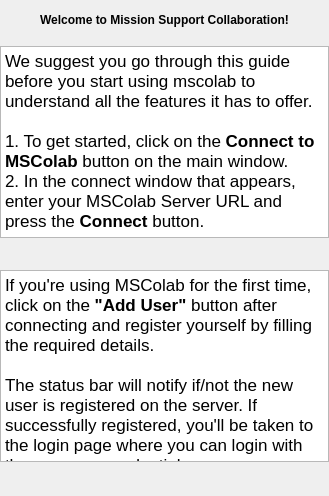
       <widget class="QWidget" name="connectingTab">
        <attribute name="title">
         <string>Connecting</string>
        </attribute>
        <layout class="QGridLayout" name="gridLayout_4">
         <property name="leftMargin">
          <number>0</number>
         </property>
         <property name="topMargin">
          <number>0</number>
         </property>
         <property name="rightMargin">
          <number>0</number>
         </property>
         <property name="bottomMargin">
          <number>0</number>
         </property>
         <property name="spacing">
          <number>-1</number>
         </property>
         <item row="0" column="0">
          <layout class="QVBoxLayout" name="verticalLayout_3" stretch="0,1,0,1,0">
           <property name="spacing">
            <number>-1</number>
           </property>
           <item>
            <layout class="QHBoxLayout" name="horizontalLayout_8">
             <property name="topMargin">
              <number>10</number>
             </property>
             <property name="bottomMargin">
              <number>10</number>
             </property>
             <item>
              <spacer name="horizontalSpacer_14">
               <property name="orientation">
                <enum>Qt::Horizontal</enum>
               </property>
               <property name="sizeHint" stdset="0">
                <size>
                 <width>40</width>
                 <height>20</height>
                </size>
               </property>
              </spacer>
             </item>
             <item>
              <widget class="QLabel" name="label_9">
               <property name="font">
                <font>
                 <weight>75</weight>
                 <bold>true</bold>
                </font>
               </property>
               <property name="text">
                <string>Welcome to Mission Support Collaboration!</string>
               </property>
              </widget>
             </item>
             <item>
              <spacer name="horizontalSpacer_15">
               <property name="orientation">
                <enum>Qt::Horizontal</enum>
               </property>
               <property name="sizeHint" stdset="0">
                <size>
                 <width>40</width>
                 <height>20</height>
                </size>
               </property>
              </spacer>
             </item>
            </layout>
           </item>
           <item>
            <widget class="QTextEdit" name="textEdit_17">
             <property name="sizePolicy">
              <sizepolicy hsizetype="Expanding" vsizetype="Maximum">
               <horstretch>0</horstretch>
               <verstretch>0</verstretch>
              </sizepolicy>
             </property>
             <property name="verticalScrollBarPolicy">
              <enum>Qt::ScrollBarAlwaysOff</enum>
             </property>
             <property name="horizontalScrollBarPolicy">
              <enum>Qt::ScrollBarAlwaysOff</enum>
             </property>
             <property name="readOnly">
              <bool>true</bool>
             </property>
             <property name="html">
              <string>&lt;!DOCTYPE HTML PUBLIC &quot;-//W3C//DTD HTML 4.0//EN&quot; &quot;http://www.w3.org/TR/REC-html40/strict.dtd&quot;&gt;
&lt;html&gt;&lt;head&gt;&lt;meta name=&quot;qrichtext&quot; content=&quot;1&quot; /&gt;&lt;style type=&quot;text/css&quot;&gt;
p, li { white-space: pre-wrap; }
&lt;/style&gt;&lt;/head&gt;&lt;body style=&quot; font-family:'.AppleSystemUIFont'; font-size:13pt; font-weight:400; font-style:normal;&quot;&gt;
&lt;p style=&quot; margin-top:0px; margin-bottom:0px; margin-left:0px; margin-right:0px; -qt-block-indent:0; text-indent:0px;&quot;&gt;&lt;span style=&quot; font-family:'.SF NS Text';&quot;&gt;We suggest you go through this guide before you start using mscolab to understand all the features it has to offer.&lt;br /&gt;&lt;br /&gt;1. To get started, click on the &lt;/span&gt;&lt;span style=&quot; font-family:'.SF NS Text'; font-weight:600;&quot;&gt;Connect to MSColab&lt;/span&gt;&lt;span style=&quot; font-family:'.SF NS Text';&quot;&gt; button on the main window.&lt;/span&gt;&lt;/p&gt;
&lt;p style=&quot; margin-top:0px; margin-bottom:0px; margin-left:0px; margin-right:0px; -qt-block-indent:0; text-indent:0px;&quot;&gt;&lt;span style=&quot; font-family:'.SF NS Text';&quot;&gt;2. In the connect window that appears, enter your MSColab Server URL and press the &lt;/span&gt;&lt;span style=&quot; font-family:'.SF NS Text'; font-weight:600;&quot;&gt;Connect&lt;/span&gt;&lt;span style=&quot; font-family:'.SF NS Text';&quot;&gt; button.&lt;/span&gt;&lt;/p&gt;
&lt;p style=&quot;-qt-paragraph-type:empty; margin-top:0px; margin-bottom:0px; margin-left:0px; margin-right:0px; -qt-block-indent:0; text-indent:0px; font-family:'.SF NS Text';&quot;&gt;&lt;br /&gt;&lt;/p&gt;&lt;/body&gt;&lt;/html&gt;</string>
             </property>
            </widget>
           </item>
           <item>
            <layout class="QHBoxLayout" name="horizontalLayout_9">
             <item>
              <spacer name="horizontalSpacer_16">
               <property name="orientation">
                <enum>Qt::Horizontal</enum>
               </property>
               <property name="sizeHint" stdset="0">
                <size>
                 <width>40</width>
                 <height>20</height>
                </size>
               </property>
              </spacer>
             </item>
             <item>
              <widget class="QLabel" name="label_10">
               <property name="text">
                <string/>
               </property>
               <property name="pixmap">
                <pixmap resource="../resources/resources.qrc">:/images/mscolab-help/connect.png</pixmap>
               </property>
               <property name="scaledContents">
                <bool>true</bool>
               </property>
              </widget>
             </item>
             <item>
              <spacer name="horizontalSpacer_17">
               <property name="orientation">
                <enum>Qt::Horizontal</enum>
               </property>
               <property name="sizeHint" stdset="0">
                <size>
                 <width>40</width>
                 <height>20</height>
                </size>
               </property>
              </spacer>
             </item>
            </layout>
           </item>
           <item>
            <widget class="QTextEdit" name="textEdit_18">
             <property name="verticalScrollBarPolicy">
              <enum>Qt::ScrollBarAlwaysOff</enum>
             </property>
             <property name="horizontalScrollBarPolicy">
              <enum>Qt::ScrollBarAlwaysOff</enum>
             </property>
             <property name="readOnly">
              <bool>true</bool>
             </property>
             <property name="html">
              <string>&lt;!DOCTYPE HTML PUBLIC &quot;-//W3C//DTD HTML 4.0//EN&quot; &quot;http://www.w3.org/TR/REC-html40/strict.dtd&quot;&gt;
&lt;html&gt;&lt;head&gt;&lt;meta name=&quot;qrichtext&quot; content=&quot;1&quot; /&gt;&lt;style type=&quot;text/css&quot;&gt;
p, li { white-space: pre-wrap; }
&lt;/style&gt;&lt;/head&gt;&lt;body style=&quot; font-family:'.AppleSystemUIFont'; font-size:13pt; font-weight:400; font-style:normal;&quot;&gt;
&lt;p style=&quot; margin-top:0px; margin-bottom:0px; margin-left:0px; margin-right:0px; -qt-block-indent:0; text-indent:0px;&quot;&gt;&lt;span style=&quot; font-family:'.SF NS Text';&quot;&gt;If you're using MSColab for the first time, click on the &lt;/span&gt;&lt;span style=&quot; font-family:'.SF NS Text'; font-weight:600;&quot;&gt;&amp;quot;Add User&amp;quot;&lt;/span&gt;&lt;span style=&quot; font-family:'.SF NS Text';&quot;&gt; button after connecting and register yourself by filling the required details. &lt;/span&gt;&lt;/p&gt;
&lt;p style=&quot;-qt-paragraph-type:empty; margin-top:0px; margin-bottom:0px; margin-left:0px; margin-right:0px; -qt-block-indent:0; text-indent:0px; font-family:'.SF NS Text';&quot;&gt;&lt;br /&gt;&lt;/p&gt;
&lt;p style=&quot; margin-top:0px; margin-bottom:0px; margin-left:0px; margin-right:0px; -qt-block-indent:0; text-indent:0px;&quot;&gt;&lt;span style=&quot; font-family:'.SF NS Text';&quot;&gt;The status bar will notify if/not the new user is registered on the server. If successfully registered, you'll be taken to the login page where you can login with the new user credentials.&lt;/span&gt;&lt;/p&gt;&lt;/body&gt;&lt;/html&gt;</string>
             </property>
            </widget>
           </item>
           <item>
            <layout class="QHBoxLayout" name="horizontalLayout_10">
             <property name="bottomMargin">
              <number>8</number>
             </property>
             <item>
              <spacer name="horizontalSpacer_18">
               <property name="orientation">
                <enum>Qt::Horizontal</enum>
               </property>
               <property name="sizeHint" stdset="0">
                <size>
                 <width>40</width>
                 <height>20</height>
                </size>
               </property>
              </spacer>
             </item>
             <item>
              <widget class="QLabel" name="label_12">
               <property name="text">
                <string/>
               </property>
               <property name="pixmap">
                <pixmap resource="../resources/resources.qrc">:/images/mscolab-help/add-user.png</pixmap>
               </property>
               <property name="scaledContents">
                <bool>true</bool>
               </property>
              </widget>
             </item>
             <item>
              <spacer name="horizontalSpacer_19">
               <property name="orientation">
                <enum>Qt::Horizontal</enum>
               </property>
               <property name="sizeHint" stdset="0">
                <size>
                 <width>40</width>
                 <height>20</height>
                </size>
               </property>
              </spacer>
             </item>
            </layout>
           </item>
          </layout>
         </item>
        </layout>
       </widget>
